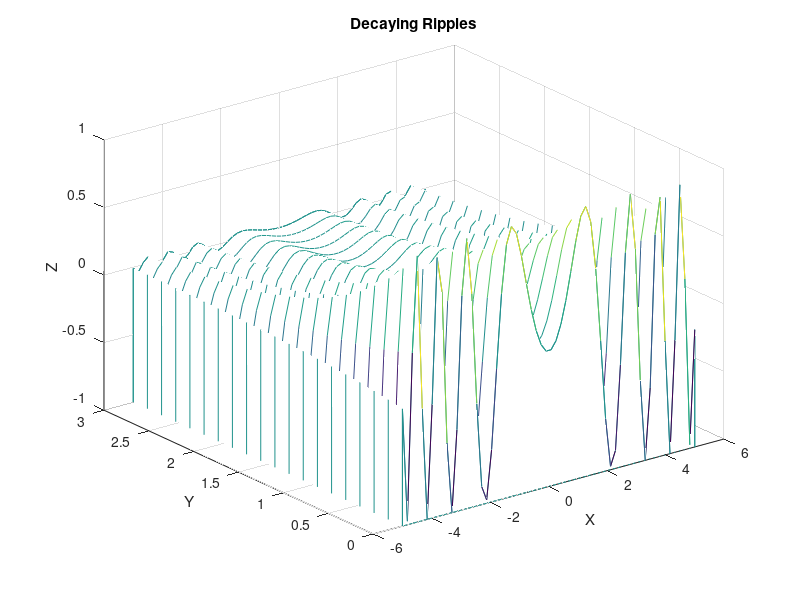

Reproduce this figure in MATLAB.
% waterfall - Waterfall plot
% Demonstrates a waterfall plot of decaying ripples

x = linspace(-5, 5, 60);
y = linspace(0, 3, 20);
[X, Y] = meshgrid(x, y);
Z = exp(-Y) .* sin(X.^2);

figure;
waterfall(X, Y, Z);
title('Decaying Ripples');
xlabel('X');
ylabel('Y');
zlabel('Z');
